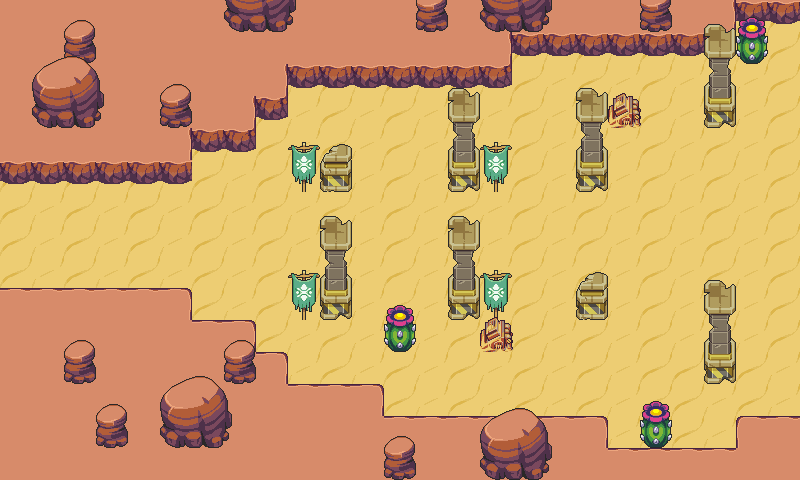

A level layout from a 2D game, rendered from its tile map. Below: a short description, then the map file with tile-grid data replaced by summaries:
An orthogonal 25x15 tile map with 32x32 px tiles, 5 tile layers (Ground, Upper, Stairs, Objects, ...), 1 hidden layer not drawn, 19 tilesets.

<map version="1.5" tiledversion="1.6.0" orientation="orthogonal" renderorder="right-down" width="25" height="15" tilewidth="32" tileheight="32" infinite="0" nextlayerid="14" nextobjectid="2">
 <editorsettings>
  <export format="csv" />
 </editorsettings>
 <properties>
  <property name="level" type="int" value="1" />
 </properties>
 <tileset firstgid="1" name="grasslands_tiles" tilewidth="32" tileheight="32" tilecount="140" columns="5">
  <image source="../assets/map/grasslands/grasslands_tiles.png" width="160" height="896" />
 </tileset>
 <tileset firstgid="141" name="grasslands_tree_big" tilewidth="67" tileheight="82" tilecount="1" columns="1">
  <image source="../assets/map/grasslands/grasslands_tree_big.png" width="67" height="82" />
 </tileset>
 <tileset firstgid="142" name="grasslands_tree_small" tilewidth="32" tileheight="44" tilecount="1" columns="1">
  <image source="../assets/map/grasslands/grasslands_tree_small.png" width="32" height="44" />
 </tileset>
 <tileset firstgid="143" name="grasslands_dirt" tilewidth="16" tileheight="16" tilecount="4" columns="4">
  <image source="../assets/map/grasslands/grasslands_dirt.png" width="64" height="16" />
 </tileset>
 <tileset firstgid="147" name="grasslands_flower" tilewidth="16" tileheight="16" tilecount="6" columns="6">
  <image source="../assets/map/grasslands/grasslands_flower.png" width="96" height="16" />
 </tileset>
 <tileset firstgid="153" name="grasslands_tree_stump" tilewidth="32" tileheight="28" tilecount="1" columns="1">
  <image source="../assets/map/grasslands/grasslands_tree_stump.png" width="32" height="28" />
 </tileset>
 <tileset firstgid="154" name="global_bush" tilewidth="32" tileheight="32" tilecount="1" columns="1">
  <image source="../assets/map/global_bush.png" width="32" height="32" />
 </tileset>
 <tileset firstgid="155" name="collision" tilewidth="32" tileheight="32" tilecount="1" columns="1">
  <image source="../assets/map/collision.png" width="32" height="32" />
 </tileset>
 <tileset firstgid="156" name="beach_tiles" tilewidth="32" tileheight="32" tilecount="75" columns="5">
  <image source="../assets/map/beach_tiles.png" width="160" height="480" />
 </tileset>
 <tileset firstgid="231" name="grasslands_detail" tilewidth="16" tileheight="16" tilecount="1" columns="1">
  <image source="../assets/map/grasslands_detail.png" width="16" height="16" />
 </tileset>
 <tileset firstgid="232" name="Desert_Tiles" tilewidth="32" tileheight="32" tilecount="75" columns="5">
  <image source="../assets/map/Desert_Tiles.png" width="160" height="480" />
 </tileset>
 <tileset firstgid="307" name="arenaPillar1Rubble" tilewidth="32" tileheight="32" tilecount="2" columns="1">
  <image source="../assets/map/arenaPillar1Rubble.png" width="32" height="64" />
 </tileset>
 <tileset firstgid="309" name="arenaPillar3B" tilewidth="32" tileheight="104" tilecount="1" columns="1">
  <image source="../assets/map/arenaPillar3B.png" width="32" height="104" />
 </tileset>
 <tileset firstgid="310" name="arenaPillar3" tilewidth="25" tileheight="100" tilecount="1" columns="1">
  <image source="../assets/map/arenaPillar3.png" width="32" height="104" />
 </tileset>
 <tileset firstgid="311" name="bannerGerudo" tilewidth="32" tileheight="32" tilecount="2" columns="1">
  <image source="../assets/map/bannerGerudo.png" width="32" height="64" />
 </tileset>
 <tileset firstgid="313" name="Desert_Cactus" tilewidth="32" tileheight="47" tilecount="1" columns="1">
  <image source="../assets/map/Desert_Cactus.png" width="32" height="47" />
 </tileset>
 <tileset firstgid="314" name="desert_machine_2_sandy" tilewidth="33" tileheight="35" tilecount="1" columns="1">
  <image source="../assets/map/desert_machine_2_sandy.png" width="33" height="35" />
 </tileset>
 <tileset firstgid="315" name="Desert_Boulder_1x1" tilewidth="32" tileheight="44" tilecount="1" columns="1">
  <image source="../assets/map/Desert_Boulder_1x1.png" width="32" height="44" />
 </tileset>
 <tileset firstgid="316" name="Desert_Boulder_Big" tilewidth="72" tileheight="72" tilecount="1" columns="1">
  <image source="../assets/map/Desert_Boulder_Big.png" width="72" height="72" />
 </tileset>
 <layer id="1" name="Ground" width="25" height="15">
  <properties>
   <property name="level" type="int" value="0" />
  </properties>
  <data>[375 cells, 375 non-empty, 2 distinct tile ids]</data>
 </layer>
 <layer id="6" name="Upper" width="25" height="15">
  <properties>
   <property name="level" type="int" value="1" />
  </properties>
  <data>[375 cells, 168 non-empty, 8 distinct tile ids]</data>
 </layer>
 <layer id="7" name="Stairs" width="25" height="15">
  <properties>
   <property name="level" type="int" value="-2" />
  </properties>
  <data>[375 cells, 0 non-empty, 0 distinct tile ids]</data>
 </layer>
 <layer id="2" name="Objects" width="25" height="15">
  <data>[375 cells, 37 non-empty, 10 distinct tile ids]</data>
 </layer>
 <layer id="9" name="Player Layer" width="25" height="15">
  <data>[375 cells, 0 non-empty, 0 distinct tile ids]</data>
 </layer>
 <layer id="8" name="collision" width="25" height="15" visible="0">
  <properties>
   <property name="collision" type="int" value="1" />
  </properties>
  <data>[375 cells, 86 non-empty, 1 distinct tile ids]</data>
 </layer>
</map>
